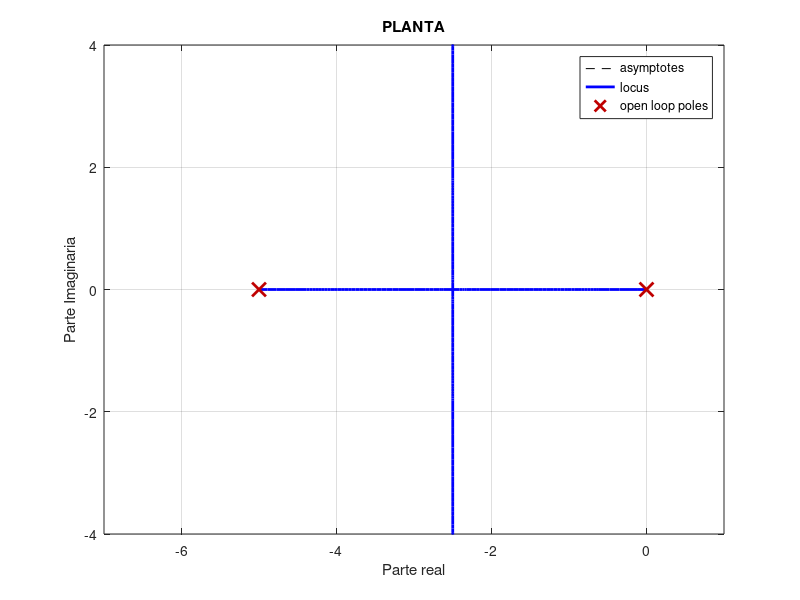

Here is the MATLAB script that generated this plot: (Note: this script raises an error after producing the figure.)
%% Limpieza

close all;
clear;
clc;
% Numero en coma flotante largos
format long
%% Definimos es sistema a controlar 

% Definimos la variable de Laplace
s = tf('s');

% Funcion de tranferencia de la planta
G = (5)/(s*(s+5));
H = 1;

% Extraemos los coeficientes del num y den
[num,den] = tfdata(G,'v');
G_num = num;
G_den = den;

% Polos y ceros Lazo abierto
polos_LA = pole(G*H);
ceros_LA = zero(G*H);

%% Especificaciones

Mp = 2/100;
ts = 1;

%% Coeficiente de amortiguamiento y Frecuencia natural
xi = sqrt((log(Mp)^2)/(pi^2+log(Mp)^2));
Wn = (4)/(xi*ts);

%% Polos deseados

Pd1 = -xi*Wn + 1i * Wn*sqrt(1-xi^2);
Pd2 = -xi*Wn - 1i * Wn*sqrt(1-xi^2);

%% LGR Planta

figure('Name','LGR planta original');
rlocus(G*H);
axis([-7 1 -4 4]);
title('PLANTA');
xlabel('Parte real');
ylabel('Parte Imaginaria');
grid on;

%% Diseno del controlador

% Distania Pd1
Pd1_real = abs(real(Pd1));
Pd1_imag = abs(imag(Pd1));

% Definimos b_adelanto en la vertical de Pd1
b_adelanto = Pd1_real;

% Distancias polos LA
 polo_1_LA_real = abs(real(polos_LA(1)));
 polo_2_LA_real = abs(real(polos_LA(2)));

 % Angulos
 theta1 = 180 - atan2d(Pd1_imag,Pd1_real);
 theta2 = atan2d(Pd1_imag,polo_2_LA_real-Pd1_real);

 critArg = 0 - (theta2 + theta1);

 alpha = -180-critArg;
 
 fprintf('El angulo a aportar por el compensador es: %.2f grados\n', alpha);

 % Calculo de angulos necesarios para calcular a_adelanto

gamma = 90;
bheta = 180 - gamma - alpha;

h = (Pd1_imag)/(sind(bheta));
y = cosd(bheta)*h;

a_adelanto = y + Pd1_real;

G_comp_adelanto_sin_K = (s+b_adelanto)/(s+a_adelanto);

% Calculo de la ganancia

[K_rlocfind,polos_LC] = rlocfind(G_comp_adelanto_sin_K*G*H,Pd1);

%% REpresentacion sistema controlado

figure('Name','Sistema controlado');


subplot(1,2,1);
rlocus(G*H);
axis([-7 1 -6 6]);
title('Control con una K cualquiera');
xlabel('Parte real');
ylabel('Parte Imaginaria');
grid on;

% Sistema con controlador de adelanto
subplot(1,2,2);
fdt_lc = feedback(K_rlocfind*G_comp_adelanto_sin_K*G,H);
rlocus(fdt_lc);
axis([-7 1 -6 6]);
title('Sistema con controlador de adelanto');
xlabel('Parte real');
ylabel('Parte Imaginaria');
grid on;

polos_LC = pole(fdt_lc);
ceros_LC = zero(fdt_lc);

% Imprime los polos en lazo cerrado
fprintf('Los polos en lazo cerrado son:\n');
for i = 1:length(polos_LC)
    fprintf('Polo %d: %.4f + %.4fi\n', i, real(polos_LC(i)), imag(polos_LC(i)));
end

fprintf(['Las especificaciones aparentamente se cumpliran pero seria ' ...
    'necesario simular para confirmar\n'])
disp('');



%% Respuesta ante entrada escalon

figure('Name','Respuesta ante entrada escalon unitario');
step(fdt_lc,'b');
hold on;
axis([-0.1 3 -0.1 1.3]);
plot([-1 4],[1+Mp 1+Mp],'r');
plot([-1 4],[1.02 1.02],'g--');
plot([-1 4],[0.98 0.98],'g--');

%% Analisis ambito de la frecuencia

figure('Name','Analisis frecuencial');

% Diagrama de Bode
subplot(1,2,1);
bode(fdt_lc);
grid on;
title('Diagrama de Bode');
hold on;

% Margen de Ganancia y Fase

% "Bode"
subplot(1,2,2);
margin(fdt_lc);
grid on;
% Guarda valores
[MG, MF, wcg, wcf]=margin(fdt_lc);

MG_db = 20*log10(MG);

anchoBanda = bandwidth (fdt_lc);

fprintf('El MG es: %.4f\n',MG_db);
disp('');
fprintf('Wcg se encuentra en: %.4f rad/s\n',wcg);
disp('');
fprintf('El MF es: %.4f\n',MF);
disp('');
fprintf('Wcf se encuentra en: %.4f rad/s\n',wcf);
disp('');
fprintf('Ancho de banda 1: %.4f rad/s\n',anchoBanda);
disp('');

% Título con los valores calculados
titulo = sprintf('MG = %.2f dB, MF = %.2f°, Ancho de Banda = %.2f rad/s', ...
    MG_db, MF, anchoBanda);
% Asignar el título a la gráfica
title(titulo);

% Respuestas apartado e:
fprintf('\n- Atenuada unos 50 dB\n');
fprintf('- Retrasada unos 175 grados\n');




%% Digitalizacion

h_digitalizacion = 0.006;


A = (2-(a_adelanto*h_digitalizacion))/(2+(a_adelanto*h_digitalizacion));
B = K_rlocfind*(2+(b_adelanto*h_digitalizacion))/(2+(a_adelanto*h_digitalizacion));
C = K_rlocfind*((b_adelanto*h_digitalizacion)-2)/(2+(a_adelanto*h_digitalizacion));










